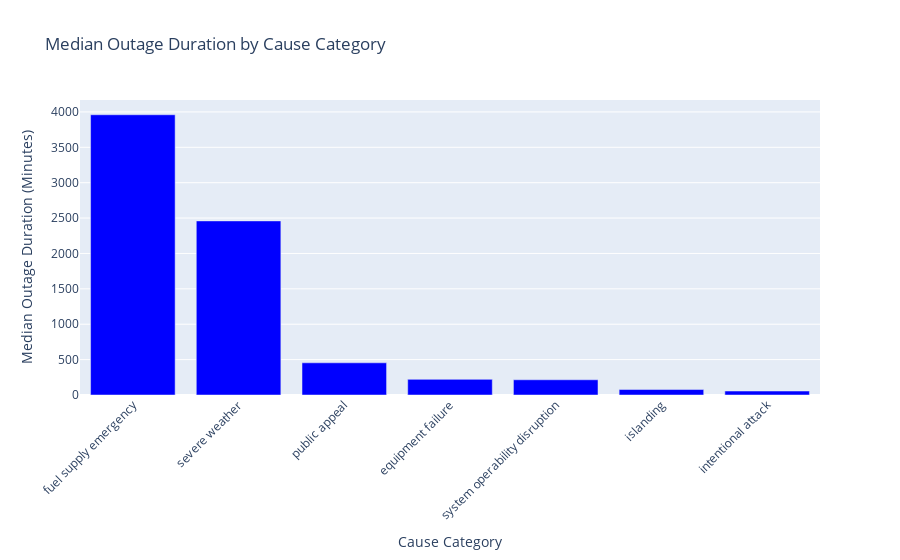

Write notebook code for a chart like this one.
### Code cell
fig = go.Figure(data=[
    go.Bar(
        x=average_outage_duration.index,  
        y=average_outage_duration.values,
        marker=dict(color='blue')  # Set the color of the bars
    )
])

# Customize layout
fig.update_layout(
    title='Median Outage Duration by Cause Category',
    xaxis_title='Cause Category',
    yaxis_title='Median Outage Duration (Minutes)',
    xaxis_tickangle=-45,  # Rotate x-axis labels for better readability

)

# Show the plot
fig.show()

fig.write_html('fig3_2.html', include_plotlyjs='cdn')

### Figure 1 — Plotly figure (JSON) as saved in the notebook; plotly's stock layout.template omitted (floating-point values rounded to 4 significant figures)
{"data": [{"marker": {"color": "blue"}, "type": "bar", "x": ["fuel supply emergency", "severe weather", "public appeal", "equipment failure", "system operability disruption", "islanding", "intentional attack"], "y": [3960, 2460, 455, 221, 215, 77.5, 56]}], "layout": {"autosize": true, "title": {"text": "Median Outage Duration by Cause Category"}, "xaxis": {"autorange": true, "range": [-0.5, 6.5], "tickangle": -45, "title": {"text": "Cause Category"}, "type": "category"}, "yaxis": {"autorange": true, "range": [0, 4168.0], "title": {"text": "Median Outage Duration (Minutes)"}, "type": "linear"}}}
